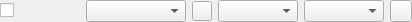
<?xml version="1.0" encoding="UTF-8"?>
<ui version="4.0">
 <class>ChannelSettingsWidget</class>
 <widget class="QWidget" name="ChannelSettingsWidget">
  <property name="geometry">
   <rect>
    <x>0</x>
    <y>0</y>
    <width>412</width>
    <height>22</height>
   </rect>
  </property>
  <property name="sizePolicy">
   <sizepolicy hsizetype="Minimum" vsizetype="Preferred">
    <horstretch>0</horstretch>
    <verstretch>0</verstretch>
   </sizepolicy>
  </property>
  <property name="windowTitle">
   <string>Form</string>
  </property>
  <layout class="QHBoxLayout" name="horizontalLayout">
   <property name="leftMargin">
    <number>0</number>
   </property>
   <property name="topMargin">
    <number>0</number>
   </property>
   <property name="rightMargin">
    <number>0</number>
   </property>
   <property name="bottomMargin">
    <number>0</number>
   </property>
   <item>
    <widget class="QCheckBox" name="enabledCheckBox">
     <property name="sizePolicy">
      <sizepolicy hsizetype="Fixed" vsizetype="Fixed">
       <horstretch>0</horstretch>
       <verstretch>0</verstretch>
      </sizepolicy>
     </property>
     <property name="minimumSize">
      <size>
       <width>80</width>
       <height>0</height>
      </size>
     </property>
     <property name="maximumSize">
      <size>
       <width>80</width>
       <height>16777215</height>
      </size>
     </property>
     <property name="text">
      <string/>
     </property>
    </widget>
   </item>
   <item>
    <widget class="QComboBox" name="datasetNameComboBox">
     <property name="enabled">
      <bool>true</bool>
     </property>
     <property name="sizePolicy">
      <sizepolicy hsizetype="MinimumExpanding" vsizetype="Fixed">
       <horstretch>0</horstretch>
       <verstretch>0</verstretch>
      </sizepolicy>
     </property>
     <property name="minimumSize">
      <size>
       <width>100</width>
       <height>0</height>
      </size>
     </property>
     <property name="toolTip">
      <string>Current dataset name</string>
     </property>
    </widget>
   </item>
   <item>
    <widget class="ColorPickerPushButton" name="colorPushButton">
     <property name="enabled">
      <bool>true</bool>
     </property>
     <property name="sizePolicy">
      <sizepolicy hsizetype="Fixed" vsizetype="Fixed">
       <horstretch>0</horstretch>
       <verstretch>0</verstretch>
      </sizepolicy>
     </property>
     <property name="minimumSize">
      <size>
       <width>20</width>
       <height>20</height>
      </size>
     </property>
     <property name="maximumSize">
      <size>
       <width>20</width>
       <height>20</height>
      </size>
     </property>
     <property name="baseSize">
      <size>
       <width>0</width>
       <height>0</height>
      </size>
     </property>
     <property name="text">
      <string/>
     </property>
    </widget>
   </item>
   <item>
    <widget class="QComboBox" name="profileTypeComboBox">
     <property name="sizePolicy">
      <sizepolicy hsizetype="MinimumExpanding" vsizetype="Fixed">
       <horstretch>0</horstretch>
       <verstretch>0</verstretch>
      </sizepolicy>
     </property>
     <property name="minimumSize">
      <size>
       <width>80</width>
       <height>0</height>
      </size>
     </property>
     <property name="maximumSize">
      <size>
       <width>150</width>
       <height>16777215</height>
      </size>
     </property>
    </widget>
   </item>
   <item>
    <widget class="QComboBox" name="rangeTypeComboBox">
     <property name="sizePolicy">
      <sizepolicy hsizetype="MinimumExpanding" vsizetype="Fixed">
       <horstretch>0</horstretch>
       <verstretch>0</verstretch>
      </sizepolicy>
     </property>
     <property name="minimumSize">
      <size>
       <width>80</width>
       <height>0</height>
      </size>
     </property>
     <property name="maximumSize">
      <size>
       <width>150</width>
       <height>16777215</height>
      </size>
     </property>
    </widget>
   </item>
   <item>
    <widget class="QPushButton" name="settingsPushButton">
     <property name="sizePolicy">
      <sizepolicy hsizetype="Fixed" vsizetype="Fixed">
       <horstretch>0</horstretch>
       <verstretch>0</verstretch>
      </sizepolicy>
     </property>
     <property name="minimumSize">
      <size>
       <width>22</width>
       <height>22</height>
      </size>
     </property>
     <property name="maximumSize">
      <size>
       <width>22</width>
       <height>22</height>
      </size>
     </property>
     <property name="text">
      <string/>
     </property>
    </widget>
   </item>
  </layout>
 </widget>
 <customwidgets>
  <customwidget>
   <class>ColorPickerPushButton</class>
   <extends>QPushButton</extends>
   <header>widgets/ColorPickerPushButton.h</header>
  </customwidget>
 </customwidgets>
 <resources/>
 <connections/>
</ui>
